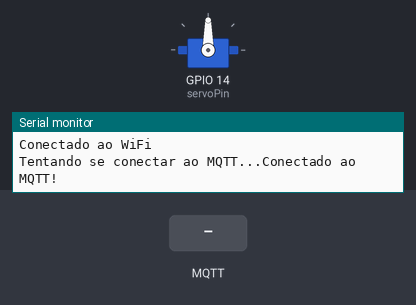
Simulated run of this sketch. Board: ESP32. Shown: servo, the last lines printed to the serial monitor. The test bench sets the inputs (shaded band). WiFi joins after 1.5 s; servers stay silent unless stated; no MQTT or app messages arrive unless stated.

Above: at 3.2 s.
3.3 s: MQTT message "5" arrives on the first subscribed topic
At 4.5 s:
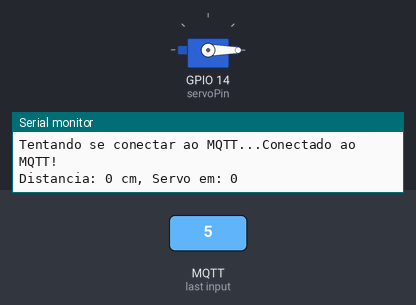
4.8 s: MQTT message "90" arrives on the first subscribed topic
At 5.8 s:
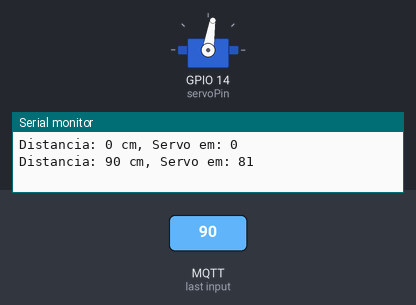
6.3 s: MQTT message "200" arrives on the first subscribed topic
At 6.9 s:
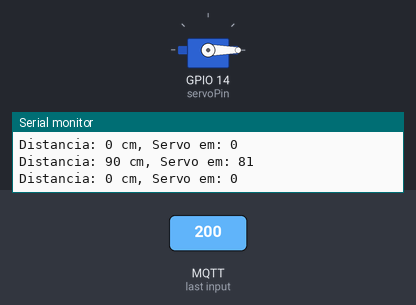
Timing chart, 0 to 9.3 s (numbered marks = the images above; inputs shaded):
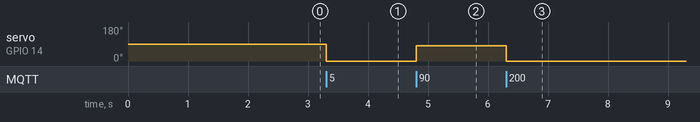

Measured:
- after the input at 3.3 s, servo on GPIO 14 (servoPin): 90° → 0° at once
- after the input at 4.8 s, servo on GPIO 14 (servoPin): 0° → 81° at once
- after the input at 6.3 s, servo on GPIO 14 (servoPin): 81° → 0° at once

The sketch:

servomotor.ino
```cpp
// Código utilizado para o Servo motor

#include <ESP32Servo.h>
#include <PubSubClient.h>
#include <WiFi.h>

const char* mqttUser = "";
const char* mqttPassword = "";
const char* ssid = "Wokwi-GUEST";
const char* password = "";
const char* mqttServer = "test.mosquitto.org";
const int mqttPort = 1883;

WiFiClient espClient;
PubSubClient client(espClient);

const int servoPin = 14;
Servo servo;

void setup() {
    Serial.begin(115200);

    WiFi.begin(ssid, password);
    while (WiFi.status() != WL_CONNECTED) {
        delay(1000);
        Serial.println("Conectando ao WiFi...");
    }
    Serial.println("Conectado ao WiFi");

    client.setServer(mqttServer, mqttPort);
    client.setCallback(callback);

    servo.attach(servoPin);
}

void reconnect() {
    while (!client.connected()) {
        Serial.print("Tentando se conectar ao MQTT...");
        if (client.connect("ESP32_Controlador", mqttUser, mqttPassword)) {
            Serial.println("Conectado ao MQTT!");
            client.subscribe("altura");
        } else {
            Serial.print("Falha na conexão. Erro: ");
            Serial.print(client.state());
            delay(2000);
        }
    }
}

void callback(char* topic, byte* payload, unsigned int length) {
    String message = "";
    for (int i = 0; i < length; i++) {
        message += (char)payload[i];
    }

    long distancia = message.substring(10, message.length() - 2).toInt();
    int angulo = map(distancia, 0, 200, 0, 180);

    servo.write(angulo);

    Serial.print("Distancia: ");
    Serial.print(distancia);
    Serial.print(" cm, Servo em: ");
    Serial.println(angulo);
}

void loop() {

    if (!client.connected()) {
        reconnect();
    }
    client.loop();
}
```
